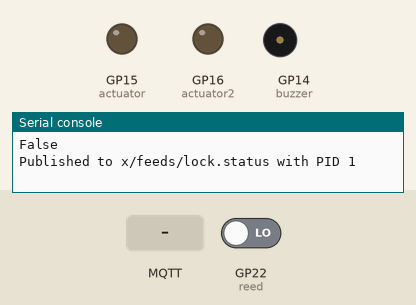
Simulated run of this program. Board: Raspberry Pi Pico running CircuitPython. Parts: output pins drawn as LEDs (lit = HIGH), buzzer (waves = sounding), the last lines printed to the serial console. The inputs (shaded band) are chosen by the test bench; at power-on: GP22 (reed) LOW. No MQTT or app messages arrive unless stated; values from a settings file that is not in the repository are placeholders.

Above: at 2.9 s.
3.0 s: MQTT message "1" arrives on the first subscribed topic
At 3.5 s:
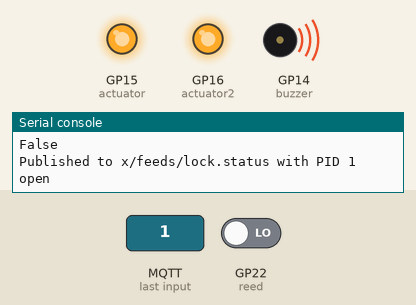
7.1 s: GP22 (reed) driven HIGH
Timing chart, 0 to 10.1 s (numbered marks = the images above; inputs shaded):
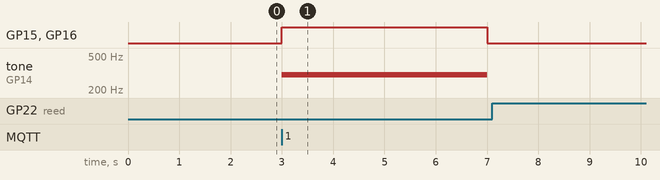

Measured:
- after the input at 3.0 s, GP15 (actuator), GP16 (actuator2): LOW → HIGH at once, → LOW 4.0 s later; tone on GP14 (buzzer): silent → 300 Hz at once, → silent 4.0 s later

The program:

Deurslot-Prototype-MQTT.py
```python
import board, time, digitalio, pwmio
import os, ssl, socketpool, wifi
import adafruit_minimqtt.adafruit_minimqtt as MQTT
import asyncio, random
# Connect to WiFi
print("Connecting to WiFi")
wifi.radio.connect(os.getenv("WIFI_SSID"), os.getenv("WIFI_PASS"))
print("Connected!")

# Create socketpool
print("creating socketpool")
pool = socketpool.SocketPool(wifi.radio)
print("socketpool created")

# Get adafruit io username and key from settings.toml
print("logging into adafruitIO")

aio_user = os.getenv("AIO_USER")
aio_key = os.getenv("AIO_KEY")

print("logged in")


mqtt_topic = aio_user+"/feeds/lock.status"

#Initializing pins
#=============================================================
print("initializing pins")
actuator = digitalio.DigitalInOut(board.GP15)
actuator.direction = digitalio.Direction.OUTPUT
actuator.value = False

actuator2 = digitalio.DigitalInOut(board.GP16)
actuator2.direction = digitalio.Direction.OUTPUT
actuator2.value = False

buzzer = pwmio.PWMOut(board.GP14, variable_frequency=True)

reed = digitalio.DigitalInOut(board.GP22)
reed.direction = digitalio.Direction.INPUT
print("succes")
#===============================================================
def ToneBuzz():
    buzzer.duty_cycle = 2**14
    buzzer.frequency = 300
    time.sleep(4)
    buzzer.duty_cycle = 0

async def OpenDoor():
    actuator.value = True
    actuator2.value = True
    ToneBuzz()
    actuator.value = False
    actuator2.value = False
    print("done")

# Define callback methods which are called when events occur
#===========================================================
def connect(mqtt_client, userdata, flags, rc):
    # This function will be called when the mqtt_client is connected
    # successfully to the broker.
    print("Connected to MQTT Broker!")
    print(f"Flags: {flags}\n RC: {rc}")


def disconnect(mqtt_client, userdata, rc):
    # This method is called when the mqtt_client disconnects
    # from the broker.
    print("Disconnected from MQTT Broker!")


def subscribe(mqtt_client, userdata, topic, granted_qos):
    # This method is called when the mqtt_client subscribes to a new feed.
    print(f"Subscribed to {topic} with QOS level {granted_qos}")


def unsubscribe(mqtt_client, userdata, topic, pid):
    # This method is called when the mqtt_client unsubscribes from a feed.
    print(f"Unsubscribed from {topic} with PID {pid}")


def publish(mqtt_client, userdata, topic, pid):
    # This method is called when the mqtt_client publishes data to a feed.
    print(f"Published to {topic} with PID {pid}")


def message(client, topic, message):
    if message == "1":
        asyncio.create_task(OpenDoor())
        print("open")

#===========================================================

mqtt_client = MQTT.MQTT(
    broker=os.getenv("BROKER"),
    username=aio_user,
    password=aio_key,
    socket_pool=pool,
    ssl_context=ssl.create_default_context(),
)

# Connect callback handlers to mqtt_client
mqtt_client.on_connect = connect
mqtt_client.on_subscribe = subscribe
mqtt_client.on_unsubscribe = unsubscribe
mqtt_client.on_publish = publish
mqtt_client.on_message = message
mqtt_client.on_disconnect = disconnect

print("Attempting to connect to %s" % mqtt_client.broker)
mqtt_client.connect()

# Define callback methods which are called when events occur


# MQTT Functions
def subscribe_to(topics: []):
    for topic in topics:
        topic = aio_user + "/feeds/lock." + topic
        mqtt_client.subscribe(topic,1)

# Setup topics to subscribe to here
topics = ["open"]
subscribe_to(topics)

async def ListenReed(interval):
    prevVal = None
    while True:
        val = reed.value
        if prevVal != val:
            print(val)
            if val == True:
                mqtt_client.publish(mqtt_topic,"0")

            else:
                mqtt_client.publish(mqtt_topic,"1")
        prevVal = val
        await asyncio.sleep(interval)

async def ListenMQTTRequest(interval):
    while True:
        mqtt_client.loop()
        await asyncio.sleep(interval)

async def main():
    Reed_task = asyncio.create_task(ListenReed(1))
    MQTT_task = asyncio.create_task(ListenMQTTRequest(0.01))
    await asyncio.gather(Reed_task,MQTT_task)

asyncio.run(main())
```
